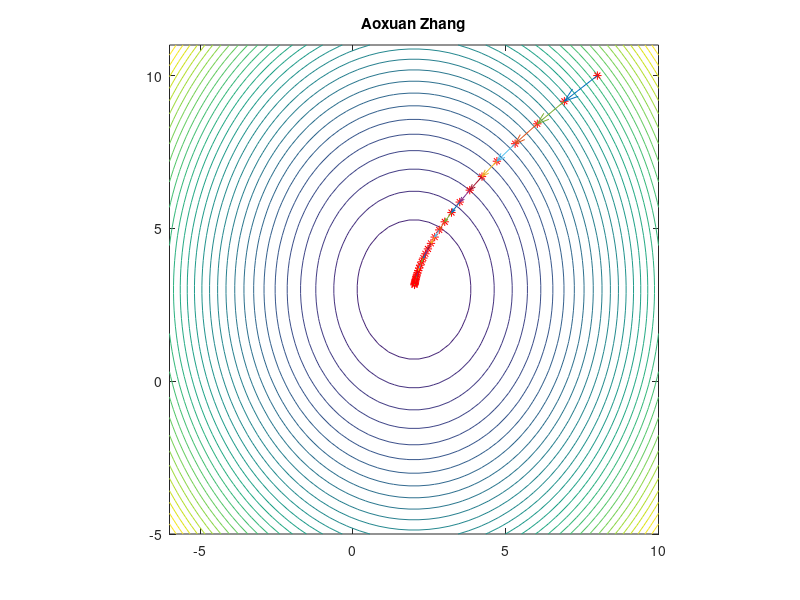

The MATLAB source for this figure:
clear; clf
E = @(x,y) 3*(x-2)^2+2*(y-3)^2+30;
dEdw1 = @(x,y) 6*(x-2);
dEdw2 = @(x,y) 4*(y-3);
Nx=50; Ny=60;
x=linspace(-6,10,Nx);
y=linspace(-5,11,Ny);
for i=1:Nx
    for j=1:Ny
        CF(i,j)=E(x(i),y(j));
    end
end
contour(x,y,CF',30); hold on; axis image
axis([x(1) x(Nx) y(1) y(Ny) -10 350])
w1(1) = 8; w2(1) = 10; eta = 0.03;
plot(w1(1), w2(1),'r*')
fprintf('(w1(1), w2(1)) = (%f, %f),E(w1(1),w2(1))=%f \n', ...
    w1(1),w2(1),E(w1(1),w2(1)));
for i=1:30
w1(i+1) = w1(i) - eta*dEdw1(w1(i),w2(i));
w2(i+1) = w2(i) - eta*dEdw2(w1(i),w2(i));
fprintf('(w1(%d), w2(%d))=(%f, %f),E(w1(%d),w2(%d))=%f\n', ...
i+1,i+1,w1(i+1),w2(i+1),i+1,i+1,E(w1(i+1),w2(i+1)));
plot(w1(i+1), w2(i+1),'r*')
quiver(w1(i),w2(i),-eta*dEdw1(w1(i),w2(i)),-eta*dEdw2(w1(i),w2(i)),0)
end
title('Aoxuan Zhang')
